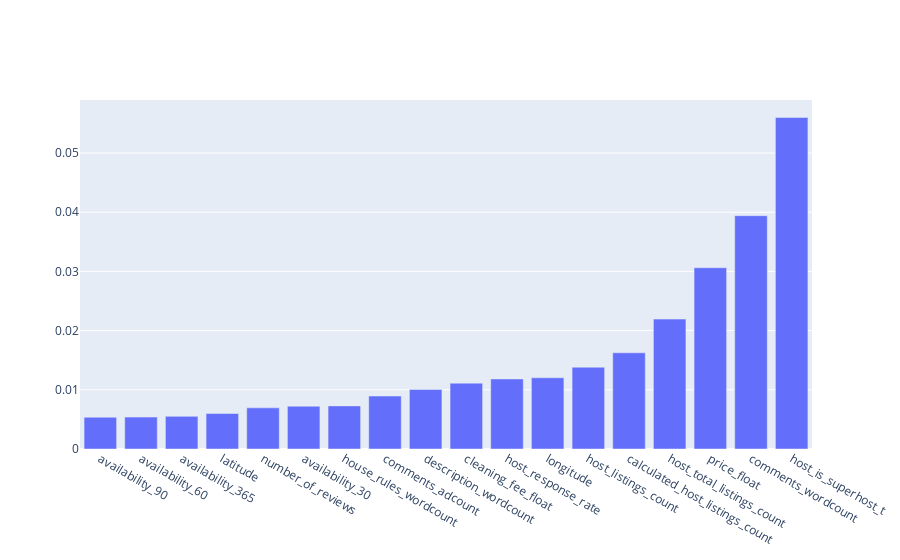

The notebook cell saved with this chart:
### Code cell
fig = go.Figure()

fig.add_trace(go.Bar(x=results['features'], y = results['feat_imps'], name = 'Ratings_Score_Top_Pred'))

### Figure 1 — Plotly figure (JSON) as saved in the notebook; plotly's stock layout.template omitted (floating-point values rounded to 4 significant figures)
{"data": [{"name": "Ratings_Score_Top_Pred", "type": "bar", "x": ["availability_90", "availability_60", "availability_365", "latitude", "number_of_reviews", "availability_30", "house_rules_wordcount", "comments_adcount", "description_wordcount", "cleaning_fee_float", "host_response_rate", "longitude", "host_listings_count", "calculated_host_listings_count", "host_total_listings_count", "price_float", "comments_wordcount", "host_is_superhost_t"], "y": [0.005361, 0.005391, 0.005514, 0.006002, 0.006948, 0.007227, 0.007284, 0.008946, 0.01006, 0.01113, 0.01183, 0.01203, 0.01382, 0.01625, 0.02195, 0.03063, 0.03941, 0.05601]}], "layout": {}}
